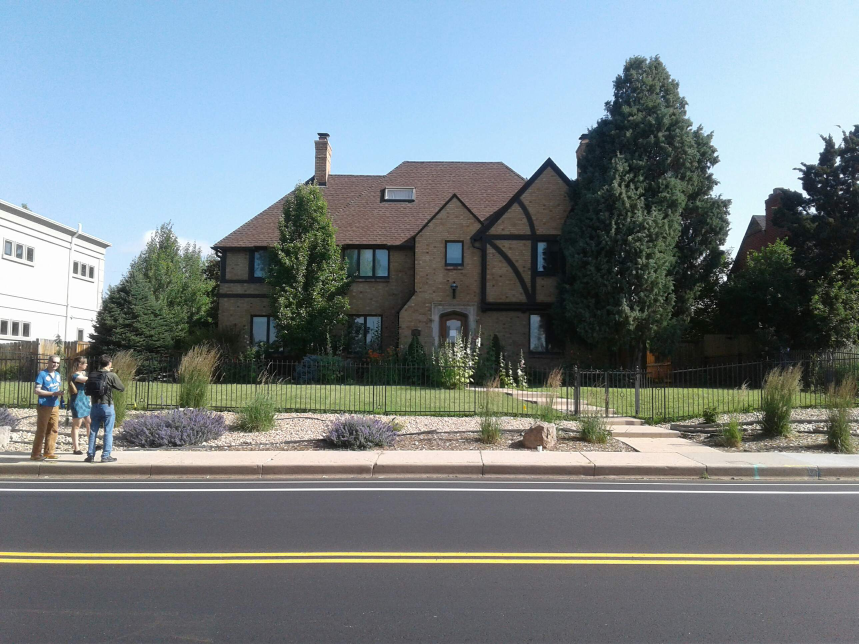
#> input picture 5DV.1030_3811_E_26TH_AVENUE_PKWY.gF4syu.jpg, 2576 x 1932 px (shown at 1/3 size)
$ python -i crop_dataset.py   (imports and definitions only)
#> lines starting #> are read from the running program, lines starting #| are printed output that depends on the picture
#> further down, picture is the input picture: PIL image 2576x1932 RGB; mean R, G, B 122.1, 133.3, 137.5
"""
Offline building-crop pipeline for training data preparation.

Reads an image-label mapping CSV, runs Faster R-CNN detection on every image,
saves tight crops (+ 10% padding) to an output directory, and writes a
crop manifest CSV mapping each source image to its crop.

Detection strategy: Faster R-CNN (COCO-pretrained) has no explicit building/house
class, but in architectural survey photos the largest high-confidence detection
typically covers the building facade.  The detector accepts ANY class and selects
the best candidate by area × centrality.  If no detection passes the confidence
threshold, a geometric fallback is used: trim sky (top) + road (bottom), then
square-crop the centre.

Designed to be:
  • Resumable  — skips images whose crop already exists.
  • Scalable   — a single model load processes all images in one pass.
  • Self-documenting — the manifest records method and confidence for audit.

Usage
─────
    # Crop data2/ dataset (typical use case):
    python scripts/crop_dataset.py \\
        --csv  data2/image_label_mapping_phase1.csv \\
        --out  data2/crops \\
        --manifest data2/crop_manifest.csv

    # Dry-run — print stats without writing any files:
    python scripts/crop_dataset.py --csv ... --out ... --dry-run

    # Limit to first N images (spot-checking):
    python scripts/crop_dataset.py --csv ... --out ... --limit 20

Output columns in crop_manifest.csv
─────────────────────────────────────
    image_path          original relative path (matches CSV column)
    cropped_path        relative path of saved crop (from workspace root)
    method              "detected" | "geometric_fallback" | "error" | "missing_source"
    confidence          detection confidence (0.0 if fallback used)
    crop_w / crop_h     pixel dimensions of the saved crop
"""

import argparse
import sys
from pathlib import Path
from typing import Optional

import pandas as pd
from loguru import logger
from PIL import Image
from tqdm import tqdm

sys.path.insert(0, str(Path(__file__).parent.parent))

from src.image_preprocessing import GroundingDINODetector


# ── Fallback: geometric crop ──────────────────────────────────────────────────

def geometric_crop(
    img: Image.Image,
    sky_pct: float = 0.10,
    road_pct: float = 0.15,
    target_size: Optional[int] = None,
) -> Image.Image:
    """Trim sky/road margins, square-crop the centre, and optionally resize."""
#> called with sky_pct = 0.1, road_pct = 0.15
    w, h = img.size
#> w = 2576; h = 1932
    top    = int(h * sky_pct)
#> top = 193
    bottom = h - int(h * road_pct)
#> bottom = 1643
    strip  = img.crop((0, top, w, bottom))
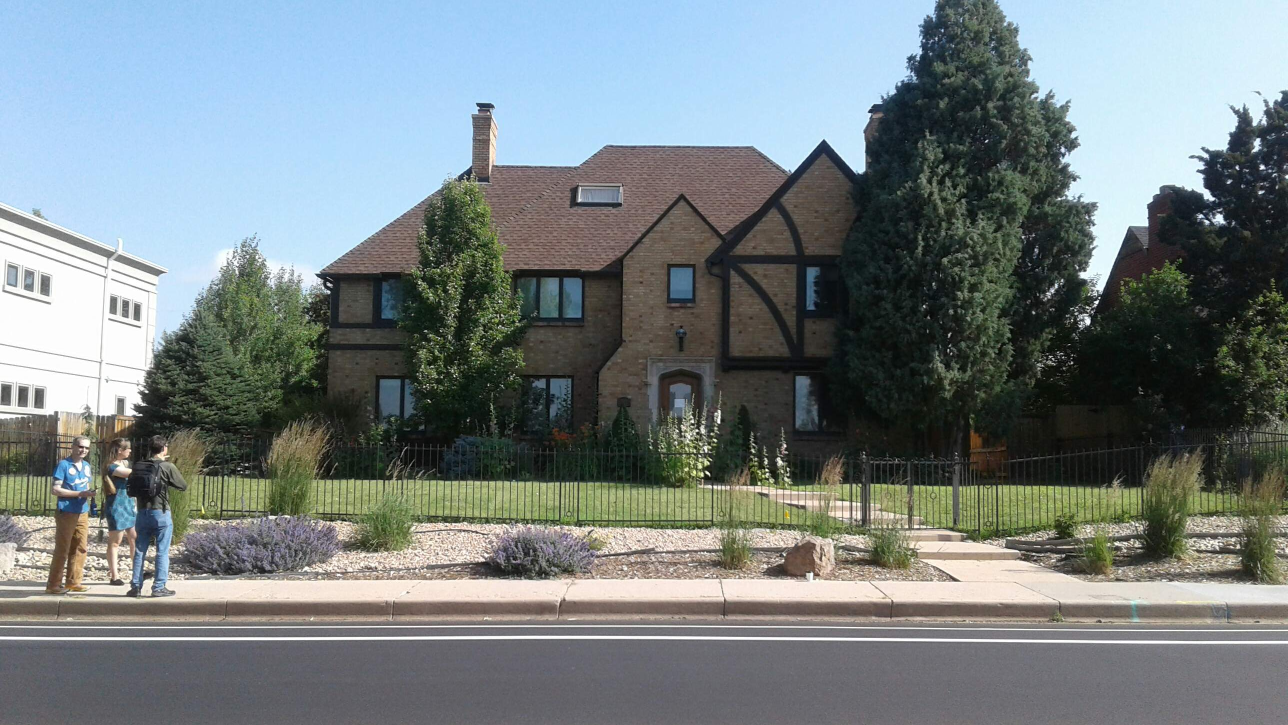
#> strip: PIL image 2576x1450 RGB (shown at 1/2 size); mean R, G, B 118.4, 128, 129.7
    sw, sh = strip.size
#> sw = 2576; sh = 1450
    side   = min(sw, sh)
#> side = 1450
    left   = (sw - side) // 2
#> left = 563
    upper  = (sh - side) // 2
#> upper = 0
    crop   = strip.crop((left, upper, left + side, upper + side))
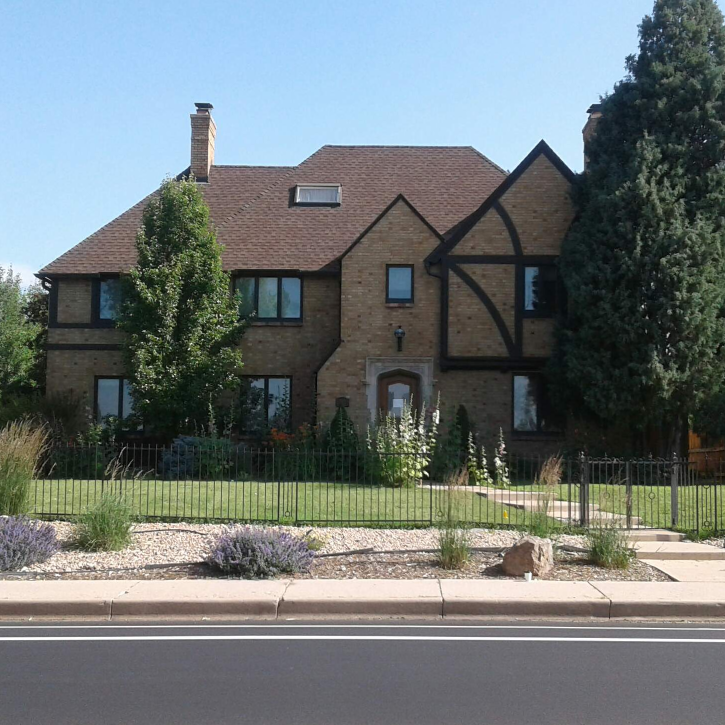
#> crop: PIL image 1450x1450 RGB (shown at 1/2 size); mean R, G, B 110.4, 118.9, 119.7
    if target_size is not None:
        crop = crop.resize((target_size, target_size), Image.LANCZOS)
    return crop


# ── Single-image processing ───────────────────────────────────────────────────

# [201 lines left out: functions process_one, main, not called in this run]


# [2 lines not run here, left out]

>>> from PIL import Image
>>> picture = Image.open('../5DV.1030_3811_E_26TH_AVENUE_PKWY.gF4syu.jpg')
>>> result = geometric_crop(picture)
